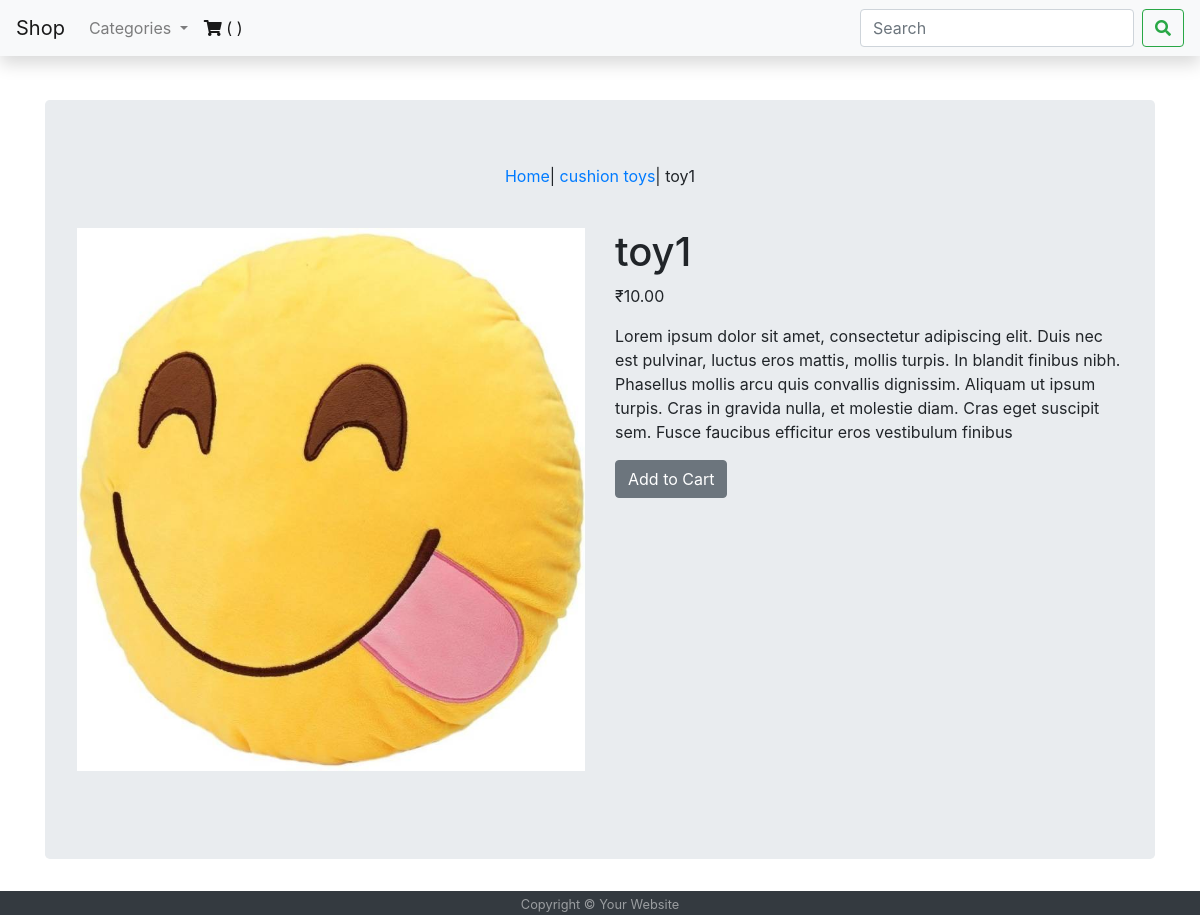
The app's page /shop/cushion-toys/toy1/ with its own data.
### shop/models.py (models this page shows, shortened)
class Product(models.Model):
    name = models.CharField(max_length=250, unique=True)
    slug = models.SlugField(max_length=250, unique=True)
    description = models.TextField(blank=True)
    category = models.ForeignKey(Category, on_delete=models.CASCADE)
    price = models.DecimalField(max_digits=10, decimal_places=2)
    image = models.ImageField(upload_to='product', blank=True)
    stock = models.IntegerField()
    available = models.BooleanField(default=True)
    created = models.DateTimeField(auto_now=True)
    updated = models.DateTimeField(auto_now=True)
    class Meta:
        ordering = ('name',)
        verbose_name = 'product'
        verbose_name_plural = 'products'

class Category(models.Model):
    name = models.CharField(max_length=250, unique=True)
    slug = models.SlugField(max_length=250, unique=True)
    description = models.TextField(blank=True)
    image = models.ImageField(upload_to='category', blank=True)
    class Meta:
        ordering = ('name',)
        verbose_name = 'category'
        verbose_name_plural = 'categories'
    def __str__(self):
        return self.name
    def get_url(self):
        return reverse('shop:products_by_category', args=[self.slug])

### shop/views.py (the view)
# urls.py: path('<slug:c_slug>/<slug:product_slug>/', views.product_category_detail,
def product_category_detail(request, c_slug, product_slug):
    try:
        product = Product.objects.get(category__slug=c_slug, slug=product_slug)
    except Exception as e:
        raise e
    return render(request, 'product.html', {'product': product})

### shop/context_processors.py (called while the page is built)
def menu_links(request):
    links = Category.objects.all()
    return dict(links=links)

### shop/templates/product.html (shortened to what this page needs)
{% extends 'base.html' %}
{% load staticfiles %}
{% block content %}
<div class="jumbotron">
  <div class="text-center">
    <p>
      <a href="{% url 'shop:all_products' %}">Home</a>|
      <a href="{{ product.category.get_url }}">{{product.category}}</a>|
      {{product.name}}
    </p>
  </div>
  <br>
  <div class="row">
    <div class="col-sm-12 col-md-6 col-lg-6 text-center">
      <div class="product-image">
        <img class="img-responsive" src="{{product.image.url}}" alt="{{product.name}}" style="width:100%">
      </div>
    </div>
    <div class="col-sm-12 col-md-6 col-lg-6">
      <h1>{{product.name}}</h1>
      <p>₹{{product.price}}</p>
      <p>{{product.description}}</p>
      {% if product.stock <= 0 %}
      <p>
        <b>Out of Stock</b>
      </p>
      {% else %}
      <a class="btn btn-secondary" href="#">Add to Cart</a>
      {% endif %}
    </div>
  </div>
  <br>
</div>
{% endblock %}

### records on screen
Product: category "cushion toys", name "toy1", image (picture), price "10.00", description "Lorem ipsum dolor sit amet, consectetur adipiscing elit. Duis nec est pulvinar, luctus eros mattis, mollis turpis. In blandit finibus nibh. Phasellus mollis arcu quis convallis dignissim. Aliquam ut ipsum turpis. Cras in gravida nulla, et molestie diam. Cras eget suscipit sem. Fusce faucibus efficitur eros vestibulum finibus"
